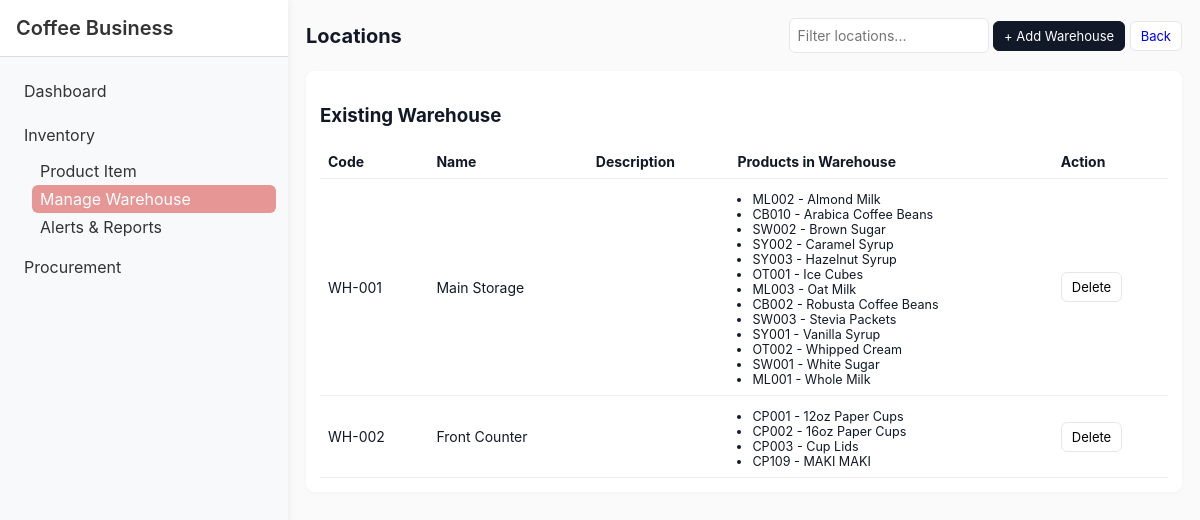
The app's page /Module1/locations.php with its own data.
### tables this page shows
CREATE TABLE `locations` (
  `id` int(11) NOT NULL,
  `code` varchar(50) NOT NULL,
  `name` varchar(255) NOT NULL,
  `description` text DEFAULT NULL,
  `created_at` timestamp NOT NULL DEFAULT current_timestamp()
);

CREATE TABLE `products` (
  `id` int(11) NOT NULL,
  `sku` varchar(50) NOT NULL,
  `name` varchar(255) NOT NULL,
  `description` text DEFAULT NULL,
  `category` varchar(100) DEFAULT NULL,
  `unit` varchar(30) DEFAULT 'pcs',
  `expiration_date` date DEFAULT NULL,
  `min_qty` int(11) DEFAULT 0,
  `max_qty` int(11) DEFAULT 0,
  `created_at` timestamp NOT NULL DEFAULT current_timestamp(),
  `updated_at` timestamp NULL DEFAULT NULL ON UPDATE current_timestamp(),
  `warehouse_id` int(11) DEFAULT NULL,
  `total_quantity` int(11) DEFAULT 0
);

### Module1/locations.php (the view, shortened to what this page needs)
<?php
require '../db.php';
$sql = "
SELECT l.id, l.code, l.name, l.description,
       COALESCE(SUM(pl.quantity),0) AS total_items
FROM locations l
LEFT JOIN product_locations pl ON pl.location_id = l.id
GROUP BY l.id, l.code, l.name, l.description
ORDER BY l.id
";
$locations = $pdo->query($sql)->fetchAll(PDO::FETCH_ASSOC);
$productsStmt = $pdo->query("SELECT p.id, p.name, p.sku, p.warehouse_id
                             FROM products p ORDER BY p.name");
$allProducts = $productsStmt->fetchAll(PDO::FETCH_ASSOC);
$productsByWarehouse = [];
foreach ($allProducts as $p) {
    if ($p['warehouse_id']) {
        $productsByWarehouse[$p['warehouse_id']][] = $p;
    }
}
?>
<!doctype html>
<html>
<head>
    <link rel="stylesheet" href="styles.css">
</head>
<body>
  <?php include '../shared/sidebar.php'; ?>
<div class="container" style="margin-left: 18rem;">
  <div class="header">
    <h1>Locations</h1>
    <div>
      <input id="filterInput" class="input" style="max-width:200px" placeholder="Filter locations...">
      <button class="btn btn-primary" id="openModal">+ Add Warehouse</button>
      <a class="btn" href="<?php echo BASE_URL; ?>Module1/index.php">Back</a>
    </div>
  </div>
  <div class="card">
    <h3>Existing Warehouse</h3>
    <table class="table" id="locationsTable">
      <thead>
        <tr>
          <th>Code</th>
          <th>Name</th>
          <th>Description</th>
          <th>Products in Warehouse</th>
          <th>Action</th>
        </tr>
      </thead>
      <tbody>
        <?php foreach($locations as $loc): ?>
        <tr>
          <td><?php echo htmlspecialchars($loc['code'])?></td>
          <td><?php echo htmlspecialchars($loc['name'])?></td>
          <td class="small"><?php echo htmlspecialchars($loc['description'])?></td>
          <td>
            <?php
              if(isset($productsByWarehouse[$loc['id']])) {
                  echo '<ul class="products-list">';
                  foreach($productsByWarehouse[$loc['id']] as $p){
                      echo '<li>'.htmlspecialchars($p['sku'].' - '.$p['name']).'</li>';
                  }
                  echo '</ul>';
              } else {
                  echo '-';
              }
            ?>
          </td>
          <td>
            <form style="display:inline" method="post">
              <button class="btn" onclick="return confirm('Delete location?')">Delete</button>
            </form>
          </td>
        </tr>
        <?php endforeach; ?>
      </tbody>
    </table>
  </div>
</div>
</body>
</html>

### Module1/styles.css (style rules this page uses)
:root { --bg: #fafafa; --card: #ffffff; --muted: #6b7280; --accent: #111827; }
* { box-sizing: border-box; font-family: Inter, Segoe UI, Arial, Helvetica, sans-serif; }
body { background: var(--bg); color: var(--accent); margin: 0; padding: 18px; }
.container { max-width: 1100px; margin: 0 auto; }
.header { display: flex; justify-content: space-between; align-items: center; margin-bottom: 18px; }
h1 { margin: 0; font-size: 20px; }
.card { background: var(--card); padding: 14px; border-radius: 8px; box-shadow: 0 1px 4px rgba(16, 24, 40, 0.04); margin-bottom: 12px; }
.table { width: 100%; border-collapse: collapse; }
.table th, .table td { padding: 8px; border-bottom: 1px solid #eee; text-align: left; font-size: 14px; }
.actions a, .btn { text-decoration: none; padding: 6px 10px; border-radius: 6px; border: 1px solid #e5e7eb; background: #fff; display: inline-block; font-size: 13px; }
.btn-primary { background: #111827; color: #fff; border-color: #111827; }
.input, select, textarea { padding: 8px; border: 1px solid #e5e7eb; border-radius: 6px; width: 100%; font-size: 14px; }
.small { font-size: 13px; color: var(--muted); }

### Module1/locations.php (style rules this page uses)
.products-list { font-size: 0.9em; margin: 5px 0 0 0; padding-left: 15px; }

### records on screen
locations: code "WH-001", name "Main Storage"
products: sku+name "ML002 - Almond Milk"
products: sku+name "CB010 - Arabica Coffee Beans"
products: sku+name "SW002 - Brown Sugar"
products: sku+name "SY002 - Caramel Syrup"
products: sku+name "SY003 - Hazelnut Syrup"
products: sku+name "OT001 - Ice Cubes"
products: sku+name "ML003 - Oat Milk"
products: sku+name "CB002 - Robusta Coffee Beans"
products: sku+name "SW003 - Stevia Packets"
products: sku+name "SY001 - Vanilla Syrup"
products: sku+name "OT002 - Whipped Cream"
products: sku+name "SW001 - White Sugar"
products: sku+name "ML001 - Whole Milk"
locations: code "WH-002", name "Front Counter"
products: sku+name "CP001 - 12oz Paper Cups"
products: sku+name "CP002 - 16oz Paper Cups"
products: sku+name "CP003 - Cup Lids"
products: sku+name "CP109 - MAKI MAKI"
